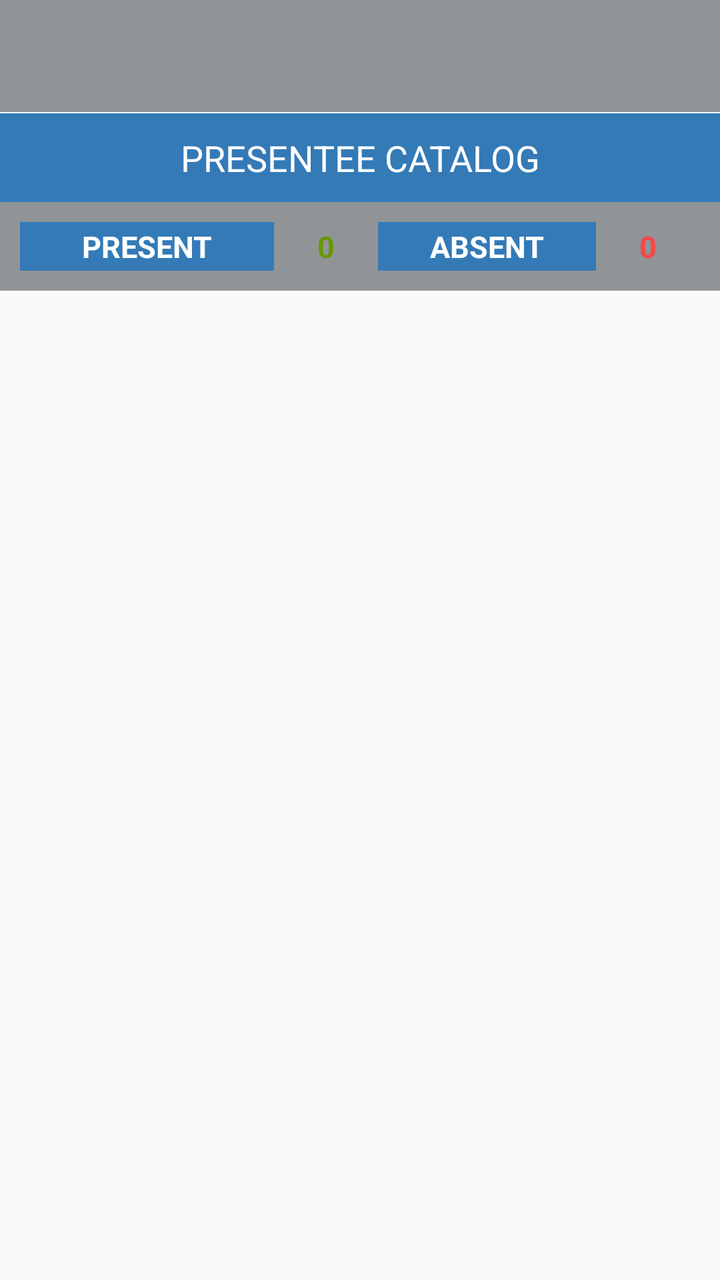
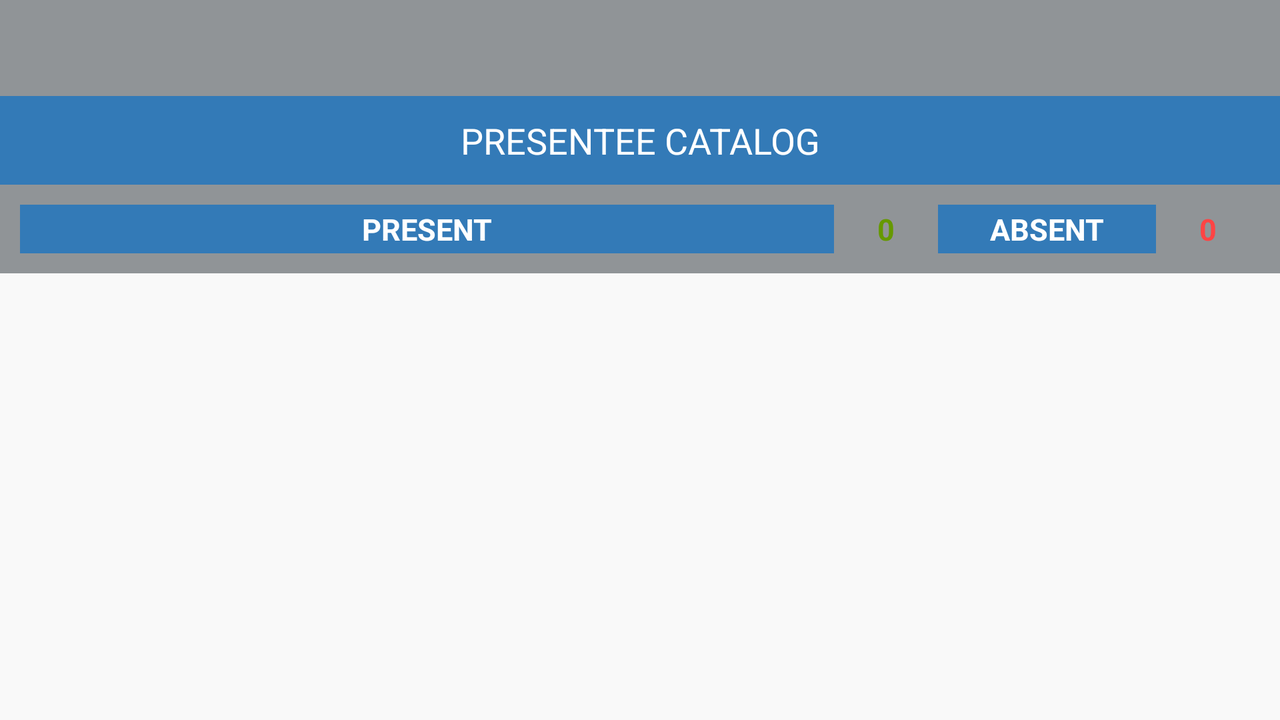

Compare how this app lays out the same screen by default and in its alternative resource folder. The renders come first, then the two layout files and the values they reference.
<!-- AndroidManifest.xml: application theme AppTheme -->
<!-- res/layout/presenty_catalog.xml -->
<android.support.v4.widget.DrawerLayout xmlns:android="http://schemas.android.com/apk/res/android"
    android:id="@+id/DrawerLayout"
    android:layout_width="match_parent"
    android:layout_height="match_parent"
    android:elevation="7dp">

    <LinearLayout
        android:orientation="vertical"
        android:layout_width="match_parent"
        android:layout_height="match_parent"
        android:background="@color/appBgColor">

        <LinearLayout
            android:orientation="vertical"
            android:layout_width="match_parent"
            android:layout_height="wrap_content"
            android:background="@drawable/divider">

            <include
                android:id="@+id/tool_bar"
                layout="@layout/tool_bar"
                android:layout_width="match_parent"></include>

            <View
                android:layout_width="match_parent"
                android:layout_height="0.5dp"
                android:background="@color/colorWhite"/>

            <TextView
                android:layout_width="match_parent"
                android:layout_height="wrap_content"
                android:text="Presentee Catalog"
                android:textSize="18sp"
                android:textColor="@color/colorWhite"
                android:layout_gravity="center"
                android:gravity="center"
                android:paddingTop="10dp"
                android:paddingBottom="10dp"
                android:background="@color/colorAccent"
                android:textAllCaps="true"
                android:fontFamily="sans-serif" />

            <LinearLayout
            android:layout_width="match_parent"
            android:layout_height="wrap_content"
            android:orientation="horizontal"
                android:layout_gravity="center_horizontal|start"
                android:layout_margin="10dp"
                android:weightSum="1">

                <TextView
                android:layout_width="109dp"
                android:layout_height="wrap_content"
                android:textColor="@color/colorWhite"
                android:text="Present"
                android:layout_gravity="center"
                android:gravity="center"
                android:textSize="15sp"
                android:background="@color/colorAccent"
                android:textStyle="normal|bold"
                android:textAllCaps="true"
                android:textAlignment="center"
                    android:paddingTop="2dp"
                android:paddingBottom="2dp"
                    android:layout_weight="1" />

                <TextView
                    android:id="@+id/totalpresent"
                    android:layout_width="52dp"
                    android:layout_height="wrap_content"
                    android:textColor="@android:color/holo_green_dark"
                    android:text="0"
                    android:textStyle="bold"
                    android:layout_gravity="center"
                    android:gravity="center"
                    android:textSize="15sp"
                    android:textAlignment="center"
                    android:layout_weight="1" />

                <TextView
                    android:layout_width="109dp"
                    android:layout_height="wrap_content"
                    android:textColor="@color/colorWhite"
                    android:text="Absent"
                    android:layout_gravity="center"
                    android:gravity="center"
                    android:textSize="15sp"
                    android:textAlignment="center"
                    android:paddingBottom="2dp"
                    android:paddingTop="2dp"
                    android:textAllCaps="true"
                    android:background="@color/colorAccent"
                    android:layout_weight="1"
                    android:textStyle="normal|bold" />

                <TextView
                android:id="@+id/totalabsent"
                android:layout_width="52dp"
                android:layout_height="wrap_content"
                android:textColor="@android:color/holo_red_light"
                android:text="0"
                android:textStyle="bold"
                android:layout_gravity="center"
                android:gravity="center"
                android:textSize="15sp"
                android:layout_weight="1"
                    android:textAlignment="center" />

            </LinearLayout>

        </LinearLayout>

        <ScrollView
            android:layout_width="match_parent"
            android:layout_height="wrap_content"
            android:fillViewport="true"
            android:clipToPadding="false">

            <LinearLayout
                android:layout_width="match_parent"
                android:layout_height="wrap_content"
                android:orientation="vertical">

                <TextView
                    android:id="@+id/noPrData"
                    android:layout_width="match_parent"
                    android:layout_height="match_parent"
                    android:textColor="@android:color/black"
                    android:text="No Student Available"
                    android:layout_marginTop="40dp"
                    android:layout_gravity="center"
                    android:gravity="center"
                    android:visibility="gone"
                    android:textSize="18sp"
                    android:textStyle="normal|bold"
                    android:textAlignment="center"
                    android:textAllCaps="true" />

                <android.support.v4.widget.NestedScrollView
                    android:layout_width="match_parent"
                    android:layout_height="wrap_content"
                    android:layout_weight="0.64">

                    <LinearLayout
                        android:layout_width="match_parent"
                        android:layout_height="wrap_content"
                        android:orientation="vertical" >

                        <android.support.v7.widget.RecyclerView
                            android:id="@+id/pr_recycler_view"
                            android:layout_width="match_parent"
                            android:layout_height="wrap_content"
                            android:scrollbars="vertical"
                            android:layout_marginLeft="10dp"
                            android:layout_marginRight="10dp"
                            android:paddingTop="10dp" >

                        </android.support.v7.widget.RecyclerView>
                    </LinearLayout>
                </android.support.v4.widget.NestedScrollView>

                <Button
                    android:layout_width="match_parent"
                    android:layout_height="wrap_content"
                    android:text="UPDATE"
                    android:visibility="gone"
                    android:clickable="true"
                    android:layout_marginBottom="10dp"
                    android:layout_marginLeft="10dp"
                    android:id="@+id/updatepresenty"
                    android:textColor="@color/colorWhite"
                    android:background="@color/colorAccent"
                    android:textStyle="normal|bold"
                    android:textAlignment="center"
                    android:layout_marginRight="10dp"
                    android:layout_marginTop="10dp" />

            </LinearLayout>
        </ScrollView>

    </LinearLayout>

    <android.support.v7.widget.RecyclerView
        android:id="@+id/RecyclerView"
        android:layout_width="320dp"
        android:layout_height="match_parent"
        android:layout_gravity="left"
        android:background="@color/colorWhite"
        android:scrollbars="vertical">

    </android.support.v7.widget.RecyclerView>

</android.support.v4.widget.DrawerLayout>
<!-- res/layout/tool_bar.xml (included above) -->
<?xml version="1.0" encoding="utf-8"?>
<android.support.v7.widget.Toolbar xmlns:android="http://schemas.android.com/apk/res/android"
    android:layout_width="match_parent"
    android:layout_height="wrap_content"
    android:background="@color/toolbarColor"
    android:theme="@style/ThemeOverlay.AppCompat.Dark"
    android:elevation="4dp">

</android.support.v7.widget.Toolbar>
<!-- resources referenced by this layout -->
<resources>
  <color name="appBgColor">#f9f9f9</color>
  <color name="colorAccent">#337ab7</color>
  <color name="colorWhite">#ffffff</color>
  <!-- drawable divider (drawable) -->
  <shape xmlns:android="http://schemas.android.com/apk/res/android" >
      <size android:height="1dp"/>
      <solid android:color="#909497"/>
  </shape>
  <style name="AppTheme" parent="Theme.AppCompat.Light.NoActionBar">
          
          <item name="colorPrimary">@color/colorPrimary</item>
          <item name="colorPrimaryDark">@color/colorPrimaryDark</item>
          <item name="colorAccent">@color/colorAccent</item>
      </style>
  <color name="colorPrimary">#3F51B5</color>
  <color name="colorPrimaryDark">#337ab7</color>
</resources>
<!-- res/layout-land/presenty_catalog.xml (the repository's variant of the layout above) -->
<!-- drawn on the phone turned sideways -->
<android.support.v4.widget.DrawerLayout xmlns:android="http://schemas.android.com/apk/res/android"
    android:id="@+id/DrawerLayout"
    android:layout_width="match_parent"
    android:layout_height="match_parent"
    android:elevation="7dp">

    <LinearLayout
        android:orientation="vertical"
        android:layout_width="match_parent"
        android:layout_height="match_parent"
        android:background="@color/appBgColor">

        <LinearLayout
            android:orientation="vertical"
            android:layout_width="match_parent"
            android:layout_height="wrap_content"
            android:background="@drawable/divider">

            <include
                android:id="@+id/tool_bar"
                layout="@layout/tool_bar"
                android:layout_width="match_parent"></include>

            <TextView
                android:layout_width="match_parent"
                android:layout_height="wrap_content"
                android:text="Presentee Catalog"
                android:textSize="18sp"
                android:textColor="@color/colorWhite"
                android:layout_gravity="center"
                android:gravity="center"
                android:paddingTop="10dp"
                android:paddingBottom="10dp"
                android:background="@color/colorAccent"
                android:textAllCaps="true"
                android:fontFamily="sans-serif" />

            <LinearLayout
            android:layout_width="match_parent"
            android:layout_height="wrap_content"
            android:orientation="horizontal"
                android:layout_gravity="center_horizontal|start"
                android:layout_margin="10dp"
                android:weightSum="1">

                <TextView
                android:layout_width="109dp"
                android:layout_height="wrap_content"
                android:textColor="@color/colorWhite"
                android:text="Present"
                android:layout_gravity="center"
                android:gravity="center"
                android:textSize="15sp"
                android:background="@color/colorAccent"
                android:textStyle="normal|bold"
                android:textAllCaps="true"
                android:textAlignment="center"
                    android:paddingTop="2dp"
                android:paddingBottom="2dp"
                    android:layout_weight="1" />

                <TextView
                    android:id="@+id/totalpresent"
                    android:layout_width="52dp"
                    android:layout_height="wrap_content"
                    android:textColor="@android:color/holo_green_dark"
                    android:text="0"
                    android:textStyle="bold"
                    android:layout_gravity="center"
                    android:gravity="center"
                    android:textSize="15sp"
                    android:textAlignment="center"
                    android:layout_weight="1" />

                <TextView
                    android:layout_width="109dp"
                    android:layout_height="wrap_content"
                    android:textColor="@color/colorWhite"
                    android:text="Absent"
                    android:layout_gravity="center"
                    android:gravity="center"
                    android:textSize="15sp"
                    android:textAlignment="center"
                    android:paddingBottom="2dp"
                    android:paddingTop="2dp"
                    android:textAllCaps="true"
                    android:background="@color/colorAccent"
                    android:layout_weight="1"
                    android:textStyle="normal|bold" />

                <TextView
                android:id="@+id/totalabsent"
                android:layout_width="52dp"
                android:layout_height="wrap_content"
                android:textColor="@android:color/holo_red_light"
                android:text="0"
                android:textStyle="bold"
                android:layout_gravity="center"
                android:gravity="center"
                android:textSize="15sp"
                android:layout_weight="1"
                    android:textAlignment="center" />

            </LinearLayout>

        </LinearLayout>

        <ScrollView
            android:layout_width="match_parent"
            android:layout_height="match_parent"
            android:fillViewport="true"
            android:clipToPadding="false">

            <LinearLayout
                android:layout_width="match_parent"
                android:layout_height="match_parent"
                android:orientation="vertical"
                android:weightSum="1">

                <TextView
                    android:id="@+id/noPrData"
                    android:layout_width="match_parent"
                    android:layout_height="match_parent"
                    android:textColor="@android:color/black"
                    android:text="No Student Available"
                    android:layout_marginTop="40dp"
                    android:layout_gravity="center"
                    android:gravity="center"
                    android:visibility="gone"
                    android:textSize="18sp"
                    android:textStyle="normal|bold"
                    android:textAlignment="center"
                    android:textAllCaps="true" />

                <android.support.v4.widget.NestedScrollView
                    android:layout_width="match_parent"
                    android:layout_height="wrap_content"
                    android:layout_weight="0.64">

                    <LinearLayout
                        android:layout_width="match_parent"
                        android:layout_height="wrap_content"
                        android:orientation="vertical" >

                        <android.support.v7.widget.RecyclerView
                            android:id="@+id/pr_recycler_view"
                            android:layout_width="match_parent"
                            android:layout_height="wrap_content"
                            android:scrollbars="vertical"
                            android:layout_marginLeft="10dp"
                            android:layout_marginRight="10dp"
                            android:paddingTop="10dp" >

                        </android.support.v7.widget.RecyclerView>
                    </LinearLayout>
                </android.support.v4.widget.NestedScrollView>

                <Button
                    android:layout_width="match_parent"
                    android:layout_height="35dp"
                    android:text="UPDATE"
                    android:visibility="gone"
                    android:clickable="true"
                    android:layout_marginBottom="10dp"
                    android:layout_marginLeft="10dp"
                    android:id="@+id/updatepresenty"
                    android:textColor="@color/colorWhite"
                    android:background="@color/colorAccent"
                    android:textStyle="normal|bold"
                    android:textAlignment="center"
                    android:layout_marginRight="10dp"
                    android:layout_marginTop="5dp" />

            </LinearLayout>
        </ScrollView>

    </LinearLayout>

    <android.support.v7.widget.RecyclerView
        android:id="@+id/RecyclerView"
        android:layout_width="320dp"
        android:layout_height="match_parent"
        android:layout_gravity="left"
        android:background="@color/colorWhite"
        android:scrollbars="vertical">

    </android.support.v7.widget.RecyclerView>

</android.support.v4.widget.DrawerLayout>
